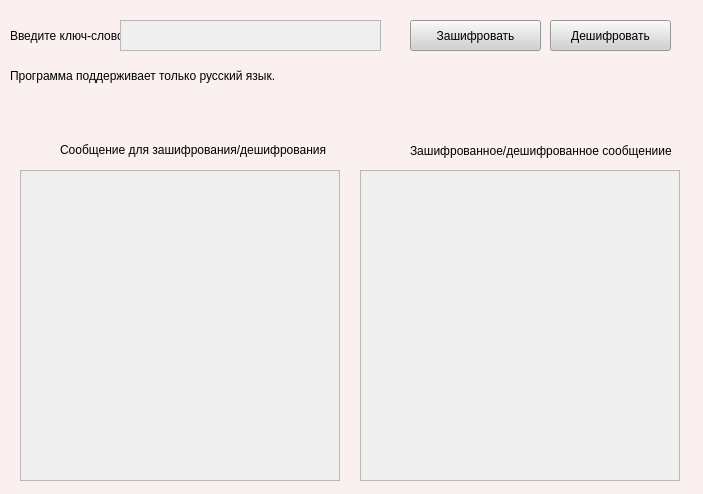
<?xml version="1.0" encoding="UTF-8"?>
<ui version="4.0">
 <class>Cipher</class>
 <widget class="QMainWindow" name="Cipher">
  <property name="geometry">
   <rect>
    <x>0</x>
    <y>0</y>
    <width>703</width>
    <height>494</height>
   </rect>
  </property>
  <property name="windowTitle">
   <string>MainWindow</string>
  </property>
  <property name="styleSheet">
   <string notr="true">background-color: rgb(250, 240, 239);
border-color: rgb(118, 0, 59);</string>
  </property>
  <widget class="QWidget" name="centralwidget">
   <widget class="QPushButton" name="knopka_zashifrovat">
    <property name="geometry">
     <rect>
      <x>410</x>
      <y>20</y>
      <width>131</width>
      <height>31</height>
     </rect>
    </property>
    <property name="styleSheet">
     <string notr="true">background-color: rgb(209, 209, 209);</string>
    </property>
    <property name="text">
     <string>Зашифровать</string>
    </property>
   </widget>
   <widget class="QPushButton" name="knopka_deshifrovat">
    <property name="geometry">
     <rect>
      <x>550</x>
      <y>20</y>
      <width>121</width>
      <height>31</height>
     </rect>
    </property>
    <property name="styleSheet">
     <string notr="true">background-color: rgb(209, 209, 209);</string>
    </property>
    <property name="text">
     <string>Дешифровать</string>
    </property>
   </widget>
   <widget class="QTextBrowser" name="tyt_vivodit_soobshenie">
    <property name="geometry">
     <rect>
      <x>360</x>
      <y>170</y>
      <width>320</width>
      <height>311</height>
     </rect>
    </property>
    <property name="styleSheet">
     <string notr="true">border-color: rgb(145, 145, 145);
background-color: rgb(239, 239, 239);</string>
    </property>
   </widget>
   <widget class="QLabel" name="soobshenie_vvod">
    <property name="geometry">
     <rect>
      <x>60</x>
      <y>140</y>
      <width>281</width>
      <height>20</height>
     </rect>
    </property>
    <property name="text">
     <string>Сообщение для зашифрования/дешифрования</string>
    </property>
   </widget>
   <widget class="QLabel" name="soobshenie_vivod">
    <property name="geometry">
     <rect>
      <x>410</x>
      <y>140</y>
      <width>271</width>
      <height>21</height>
     </rect>
    </property>
    <property name="text">
     <string>Зашифрованное/дешифрованное сообщениие</string>
    </property>
   </widget>
   <widget class="QLabel" name="label_vvedite_keyword">
    <property name="geometry">
     <rect>
      <x>10</x>
      <y>20</y>
      <width>111</width>
      <height>31</height>
     </rect>
    </property>
    <property name="text">
     <string>Введите ключ-слово:</string>
    </property>
   </widget>
   <widget class="QLabel" name="label_viberite_language">
    <property name="geometry">
     <rect>
      <x>10</x>
      <y>60</y>
      <width>511</width>
      <height>31</height>
     </rect>
    </property>
    <property name="text">
     <string>Программа поддерживает только русский язык.</string>
    </property>
   </widget>
   <widget class="QPlainTextEdit" name="tyt_vvodit_keyword">
    <property name="geometry">
     <rect>
      <x>120</x>
      <y>20</y>
      <width>261</width>
      <height>31</height>
     </rect>
    </property>
    <property name="styleSheet">
     <string notr="true">background-color: rgb(239, 239, 239);</string>
    </property>
   </widget>
   <widget class="QPlainTextEdit" name="tyt_vvodit_soobshenie">
    <property name="geometry">
     <rect>
      <x>20</x>
      <y>170</y>
      <width>320</width>
      <height>311</height>
     </rect>
    </property>
    <property name="styleSheet">
     <string notr="true">background-color: rgb(239, 239, 239);</string>
    </property>
   </widget>
  </widget>
 </widget>
 <resources/>
 <connections/>
</ui>
